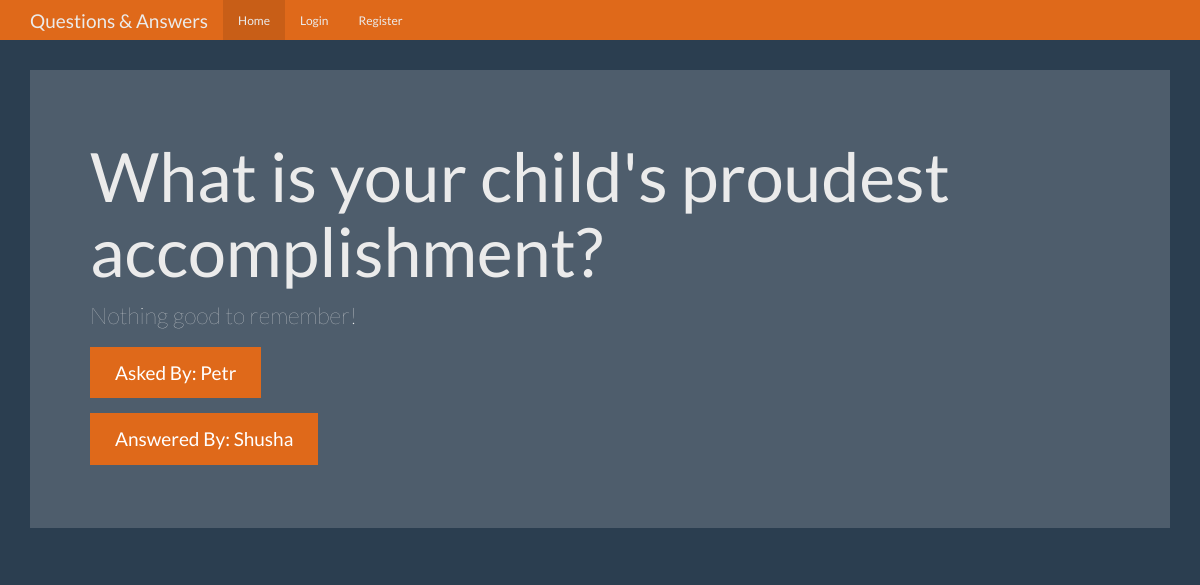
The page /question/13 on the database its author committed.
### tables this page shows
CREATE TABLE questions (
	id integer primary key autoincrement,
	question_text text not null,
	answer_text text,
	asked_by_id integer not null,
	expert_id integer not null
);

CREATE TABLE users(
	id integer primary key autoincrement,
	name text not null,
	password text not null,
	expert boolean not null,
	admin boolean not null
);

### qa_app.py (the view)
@app.route('/question/<question_id>')
def question(question_id):
    user = get_current_user()
    db = get_db()
    qa_cur = db.execute("""
    select
    questions.id,
    questions.question_text,
    questions.answer_text,
    askers.name as asker,
    experts.name as expert
    from
    questions
    left join users as askers on
    askers.id = questions.asked_by_id
    left join users as experts on
    experts.id = questions.expert_id
    where
    questions.id = ?
    """, [question_id])
    qa = qa_cur.fetchone()
    return render_template('question.html', user=user, qa=qa)

### database.py (called while the page is built)
def connect_db():
    sql = sqlite3.connect('/Users/viktorkertanov/Library/Mobile Documents/com~apple~CloudDocs/Личное/!LEARNING PYTHON/flask/qa_app/db/qa_app_db.db')
    sql.row_factory = sqlite3.Row
    return sql

def get_db():
    if not hasattr(g, 'sqlite_db'):
        g.sqlite_db = connect_db()
    return g.sqlite_db

### qa_app.py (called while the page is built)
def get_current_user():
    user_result = None
    if 'user' in session:
        user = session['user']
        db = get_db()
        user_cur = db.execute('select id, name, password, expert, admin from users where name = ?', [user])
        user_result = user_cur.fetchone()
    return user_result

### templates/question.html (shortened to what this page needs)
{% extends "base.html" %}
{% from "show_links.html" import show_links %}
{% block nav %}
{{ show_links(user) }}
{% endblock %}
{% block body %}
<div class="jumbotron">
  <h1>{{qa.question_text}}</h1>
  <p>{{ qa.answer_text }}</p>
  <p><a class="btn btn-primary btn-lg">Asked By: {{ qa.asker }}</a></p>
  <p><a class="btn btn-primary btn-lg">Answered By: {{ qa.expert }}</a></p>
</div>
{% endblock %}

### static/theme.css (style rules this page uses)
body { padding-top: 70px; padding-bottom: 30px; }

### rows shown on the page
questions: question_text "What is your child's proudest accomplishment?", answer_text "Nothing good to remember!"
users: asker "Petr"
users: expert "Shusha"
